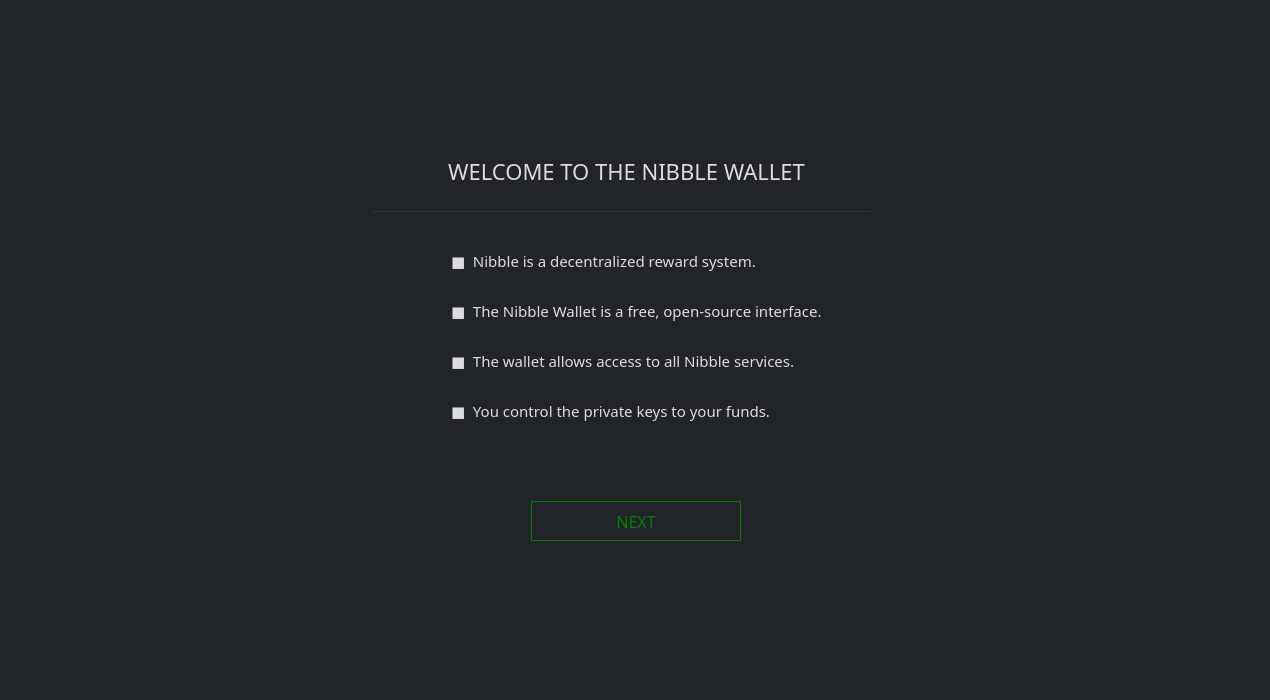
<?xml version="1.0" encoding="UTF-8"?>
<ui version="4.0">
 <class>WelcomeFrame</class>
 <widget class="QFrame" name="WelcomeFrame">
  <property name="geometry">
   <rect>
    <x>0</x>
    <y>0</y>
    <width>1270</width>
    <height>700</height>
   </rect>
  </property>
  <property name="minimumSize">
   <size>
    <width>1270</width>
    <height>700</height>
   </size>
  </property>
  <property name="font">
   <font>
    <family>Poppins</family>
    <pointsize>9</pointsize>
   </font>
  </property>
  <property name="windowTitle">
   <string>Welcome</string>
  </property>
  <property name="styleSheet">
   <string notr="true">color: #e5e5e5;
border: 0px; background-color: #212529; font-family: Poppins;</string>
  </property>
  <property name="frameShape">
   <enum>QFrame::StyledPanel</enum>
  </property>
  <property name="frameShadow">
   <enum>QFrame::Raised</enum>
  </property>
  <layout class="QVBoxLayout" name="verticalLayout">
   <item>
    <widget class="QGroupBox" name="groupBox">
     <property name="minimumSize">
      <size>
       <width>1300</width>
       <height>700</height>
      </size>
     </property>
     <property name="styleSheet">
      <string notr="true">border: 0px; color: #262626;</string>
     </property>
     <property name="title">
      <string/>
     </property>
     <widget class="QLabel" name="label_4">
      <property name="geometry">
       <rect>
        <x>-20</x>
        <y>130</y>
        <width>1281</width>
        <height>41</height>
       </rect>
      </property>
      <property name="font">
       <font>
        <family>Poppins</family>
        <pointsize>18</pointsize>
       </font>
      </property>
      <property name="styleSheet">
       <string notr="true">color: #ddd; background: transparent;</string>
      </property>
      <property name="text">
       <string>WELCOME TO THE NIBBLE WALLET</string>
      </property>
      <property name="alignment">
       <set>Qt::AlignCenter</set>
      </property>
     </widget>
     <widget class="QGroupBox" name="box1">
      <property name="geometry">
       <rect>
        <x>30</x>
        <y>100</y>
        <width>1200</width>
        <height>560</height>
       </rect>
      </property>
      <property name="title">
       <string/>
      </property>
      <widget class="QLabel" name="label_3">
       <property name="geometry">
        <rect>
         <x>410</x>
         <y>140</y>
         <width>401</width>
         <height>20</height>
        </rect>
       </property>
       <property name="font">
        <font>
         <family>Poppins</family>
         <pointsize>-1</pointsize>
        </font>
       </property>
       <property name="styleSheet">
        <string notr="true">color: #ddd;
font-size: 15px;</string>
       </property>
       <property name="text">
        <string>■  Nibble is a decentralized reward system.</string>
       </property>
      </widget>
      <widget class="QLabel" name="label_5">
       <property name="geometry">
        <rect>
         <x>410</x>
         <y>190</y>
         <width>401</width>
         <height>20</height>
        </rect>
       </property>
       <property name="font">
        <font>
         <family>Poppins</family>
         <pointsize>-1</pointsize>
        </font>
       </property>
       <property name="styleSheet">
        <string notr="true">color: #ddd;
font-size: 15px;</string>
       </property>
       <property name="text">
        <string>■  The Nibble Wallet is a free, open-source interface.</string>
       </property>
      </widget>
      <widget class="QLabel" name="label_8">
       <property name="geometry">
        <rect>
         <x>410</x>
         <y>240</y>
         <width>401</width>
         <height>20</height>
        </rect>
       </property>
       <property name="font">
        <font>
         <family>Poppins</family>
         <pointsize>-1</pointsize>
        </font>
       </property>
       <property name="styleSheet">
        <string notr="true">color: #ddd;
font-size: 15px;</string>
       </property>
       <property name="text">
        <string>■  The wallet allows access to all Nibble services.</string>
       </property>
      </widget>
      <widget class="QLabel" name="label_9">
       <property name="geometry">
        <rect>
         <x>410</x>
         <y>290</y>
         <width>401</width>
         <height>20</height>
        </rect>
       </property>
       <property name="font">
        <font>
         <family>Poppins</family>
         <pointsize>-1</pointsize>
        </font>
       </property>
       <property name="styleSheet">
        <string notr="true">color: #ddd;
font-size: 15px;</string>
       </property>
       <property name="text">
        <string>■  You control the private keys to your funds.</string>
       </property>
      </widget>
      <widget class="QPushButton" name="next1">
       <property name="geometry">
        <rect>
         <x>490</x>
         <y>390</y>
         <width>210</width>
         <height>40</height>
        </rect>
       </property>
       <property name="font">
        <font>
         <family>Poppins</family>
         <pointsize>-1</pointsize>
        </font>
       </property>
       <property name="styleSheet">
        <string notr="true">QPushButton#next1 {color: green; background-color: #212529; border: 1px solid green; font-size: 16px;}

QPushButton#next1:hover {color: green; background-color: #212529; border: 2px solid green; font-size: 16px;}</string>
       </property>
       <property name="text">
        <string>NEXT</string>
       </property>
      </widget>
      <widget class="Line" name="line_2">
       <property name="geometry">
        <rect>
         <x>330</x>
         <y>100</y>
         <width>500</width>
         <height>1</height>
        </rect>
       </property>
       <property name="styleSheet">
        <string notr="true">background-color: #333;</string>
       </property>
       <property name="orientation">
        <enum>Qt::Horizontal</enum>
       </property>
      </widget>
      <widget class="QLabel" name="label">
       <property name="geometry">
        <rect>
         <x>-10</x>
         <y>50</y>
         <width>1191</width>
         <height>21</height>
        </rect>
       </property>
       <property name="font">
        <font>
         <family>Poppins</family>
         <pointsize>-1</pointsize>
        </font>
       </property>
       <property name="styleSheet">
        <string notr="true">color: #ddd; 
font-size: 22px;
font-family: Poppins;</string>
       </property>
       <property name="text">
        <string>WELCOME TO THE NIBBLE WALLET</string>
       </property>
       <property name="alignment">
        <set>Qt::AlignCenter</set>
       </property>
      </widget>
      <zorder>label_5</zorder>
      <zorder>next1</zorder>
      <zorder>label_3</zorder>
      <zorder>label_8</zorder>
      <zorder>label_9</zorder>
      <zorder>line_2</zorder>
      <zorder>label</zorder>
     </widget>
     <widget class="QGroupBox" name="box2">
      <property name="geometry">
       <rect>
        <x>30</x>
        <y>100</y>
        <width>1200</width>
        <height>560</height>
       </rect>
      </property>
      <property name="title">
       <string/>
      </property>
      <widget class="QLabel" name="label_6">
       <property name="geometry">
        <rect>
         <x>320</x>
         <y>140</y>
         <width>581</width>
         <height>20</height>
        </rect>
       </property>
       <property name="font">
        <font>
         <family>Poppins</family>
         <pointsize>-1</pointsize>
        </font>
       </property>
       <property name="styleSheet">
        <string notr="true">color: #ddd;
font-size: 14px;</string>
       </property>
       <property name="text">
        <string>■  When creating a wallet, you are creating a set of cryptographic keys</string>
       </property>
      </widget>
      <widget class="QLabel" name="label_7">
       <property name="geometry">
        <rect>
         <x>340</x>
         <y>160</y>
         <width>521</width>
         <height>20</height>
        </rect>
       </property>
       <property name="font">
        <font>
         <family>Poppins</family>
         <pointsize>-1</pointsize>
        </font>
       </property>
       <property name="styleSheet">
        <string notr="true">color: #ddd;
font-size: 14px;</string>
       </property>
       <property name="text">
        <string>a seed, and a wallet address.</string>
       </property>
      </widget>
      <widget class="QLabel" name="label_12">
       <property name="geometry">
        <rect>
         <x>320</x>
         <y>200</y>
         <width>591</width>
         <height>20</height>
        </rect>
       </property>
       <property name="font">
        <font>
         <family>Poppins</family>
         <pointsize>-1</pointsize>
        </font>
       </property>
       <property name="styleSheet">
        <string notr="true">color: #ddd;
font-size: 14px;</string>
       </property>
       <property name="text">
        <string>■  If you send your public address to someone then they can send you Souls.</string>
       </property>
      </widget>
      <widget class="QLabel" name="label_13">
       <property name="geometry">
        <rect>
         <x>320</x>
         <y>300</y>
         <width>581</width>
         <height>20</height>
        </rect>
       </property>
       <property name="font">
        <font>
         <family>Poppins</family>
         <pointsize>-1</pointsize>
        </font>
       </property>
       <property name="styleSheet">
        <string notr="true">color: #ddd;
font-size: 14px;</string>
       </property>
       <property name="text">
        <string>■  The Nibble Developers have no access to your password, your keys, </string>
       </property>
      </widget>
      <widget class="QLabel" name="label_14">
       <property name="geometry">
        <rect>
         <x>340</x>
         <y>70</y>
         <width>481</width>
         <height>20</height>
        </rect>
       </property>
       <property name="font">
        <font>
         <family>Poppins</family>
         <pointsize>-1</pointsize>
        </font>
       </property>
       <property name="styleSheet">
        <string notr="true">color: #ddd;
font-size: 20px;</string>
       </property>
       <property name="text">
        <string>How does the Nibble Wallet work?</string>
       </property>
       <property name="alignment">
        <set>Qt::AlignCenter</set>
       </property>
      </widget>
      <widget class="QPushButton" name="next2">
       <property name="geometry">
        <rect>
         <x>490</x>
         <y>420</y>
         <width>210</width>
         <height>40</height>
        </rect>
       </property>
       <property name="font">
        <font>
         <family>Poppins</family>
         <pointsize>-1</pointsize>
        </font>
       </property>
       <property name="styleSheet">
        <string notr="true">QPushButton#next2 {color: green; background-color: #212529; border: 1px solid green; font-size: 16px;}

QPushButton#next2:hover {color: green; background-color: #212529; border: 2px solid green; font-size: 16px;}</string>
       </property>
       <property name="text">
        <string>NEXT</string>
       </property>
      </widget>
      <widget class="Line" name="line_3">
       <property name="geometry">
        <rect>
         <x>330</x>
         <y>100</y>
         <width>500</width>
         <height>1</height>
        </rect>
       </property>
       <property name="styleSheet">
        <string notr="true">background-color: #333;</string>
       </property>
       <property name="orientation">
        <enum>Qt::Horizontal</enum>
       </property>
      </widget>
      <widget class="QLabel" name="label_15">
       <property name="geometry">
        <rect>
         <x>320</x>
         <y>240</y>
         <width>591</width>
         <height>20</height>
        </rect>
       </property>
       <property name="font">
        <font>
         <family>Poppins</family>
         <pointsize>-1</pointsize>
        </font>
       </property>
       <property name="styleSheet">
        <string notr="true">color: #ddd;
font-size: 14px;</string>
       </property>
       <property name="text">
        <string>■  NEVER share your seed, keys, or wallet file with anyone.</string>
       </property>
      </widget>
      <widget class="QLabel" name="label_16">
       <property name="geometry">
        <rect>
         <x>340</x>
         <y>260</y>
         <width>551</width>
         <height>20</height>
        </rect>
       </property>
       <property name="font">
        <font>
         <family>Poppins</family>
         <pointsize>-1</pointsize>
        </font>
       </property>
       <property name="styleSheet">
        <string notr="true">color: #ddd;
font-size: 14px;</string>
       </property>
       <property name="text">
        <string>Doing so means they have complete control over your funds.</string>
       </property>
      </widget>
      <widget class="QLabel" name="label_17">
       <property name="geometry">
        <rect>
         <x>340</x>
         <y>320</y>
         <width>591</width>
         <height>20</height>
        </rect>
       </property>
       <property name="font">
        <font>
         <family>Poppins</family>
         <pointsize>-1</pointsize>
        </font>
       </property>
       <property name="styleSheet">
        <string notr="true">color: #ddd;
font-size: 14px;</string>
       </property>
       <property name="text">
        <string>or your seed. If you forget your password, or lose your seed, </string>
       </property>
      </widget>
      <widget class="QLabel" name="label_18">
       <property name="geometry">
        <rect>
         <x>340</x>
         <y>340</y>
         <width>621</width>
         <height>20</height>
        </rect>
       </property>
       <property name="font">
        <font>
         <family>Poppins</family>
         <pointsize>-1</pointsize>
        </font>
       </property>
       <property name="styleSheet">
        <string notr="true">color: #ddd;
font-size: 14px;</string>
       </property>
       <property name="text">
        <string>there is nothing we can do. Always keep a copy of your seed in a secure place.</string>
       </property>
      </widget>
     </widget>
     <widget class="QGroupBox" name="box3">
      <property name="geometry">
       <rect>
        <x>30</x>
        <y>100</y>
        <width>1200</width>
        <height>560</height>
       </rect>
      </property>
      <property name="title">
       <string/>
      </property>
      <widget class="QLabel" name="label_19">
       <property name="geometry">
        <rect>
         <x>410</x>
         <y>140</y>
         <width>551</width>
         <height>20</height>
        </rect>
       </property>
       <property name="font">
        <font>
         <family>Poppins</family>
         <pointsize>-1</pointsize>
        </font>
       </property>
       <property name="styleSheet">
        <string notr="true">color: #ddd;
font-size: 14px;</string>
       </property>
       <property name="text">
        <string>■  You are responsible for your own security.</string>
       </property>
      </widget>
      <widget class="QLabel" name="label_20">
       <property name="geometry">
        <rect>
         <x>410</x>
         <y>190</y>
         <width>551</width>
         <height>20</height>
        </rect>
       </property>
       <property name="font">
        <font>
         <family>Poppins</family>
         <pointsize>-1</pointsize>
        </font>
       </property>
       <property name="styleSheet">
        <string notr="true">color: #ddd;
font-size: 14px;</string>
       </property>
       <property name="text">
        <string>■  No one can recover or change your private keys or seed.</string>
       </property>
      </widget>
      <widget class="QLabel" name="label_21">
       <property name="geometry">
        <rect>
         <x>410</x>
         <y>240</y>
         <width>541</width>
         <height>20</height>
        </rect>
       </property>
       <property name="font">
        <font>
         <family>Poppins</family>
         <pointsize>-1</pointsize>
        </font>
       </property>
       <property name="styleSheet">
        <string notr="true">color: #ddd;
font-size: 14px;</string>
       </property>
       <property name="text">
        <string>■  No one can recover your password.</string>
       </property>
      </widget>
      <widget class="QLabel" name="label_22">
       <property name="geometry">
        <rect>
         <x>410</x>
         <y>290</y>
         <width>561</width>
         <height>20</height>
        </rect>
       </property>
       <property name="font">
        <font>
         <family>Poppins</family>
         <pointsize>-1</pointsize>
        </font>
       </property>
       <property name="styleSheet">
        <string notr="true">color: #ddd;
font-size: 14px;</string>
       </property>
       <property name="text">
        <string>■  No one can refund your transactions.</string>
       </property>
      </widget>
      <widget class="QLabel" name="label_23">
       <property name="geometry">
        <rect>
         <x>340</x>
         <y>70</y>
         <width>481</width>
         <height>20</height>
        </rect>
       </property>
       <property name="font">
        <font>
         <family>Poppins</family>
         <pointsize>-1</pointsize>
        </font>
       </property>
       <property name="styleSheet">
        <string notr="true">color: #ddd;
font-size: 20px;</string>
       </property>
       <property name="text">
        <string>only YOU are in control</string>
       </property>
       <property name="alignment">
        <set>Qt::AlignCenter</set>
       </property>
      </widget>
      <widget class="QPushButton" name="next3">
       <property name="geometry">
        <rect>
         <x>490</x>
         <y>410</y>
         <width>210</width>
         <height>40</height>
        </rect>
       </property>
       <property name="font">
        <font>
         <family>Poppins</family>
         <pointsize>-1</pointsize>
        </font>
       </property>
       <property name="styleSheet">
        <string notr="true">QPushButton#next3 {color: green; background-color: #212529; border: 1px solid green; font-size: 16px;}

QPushButton#next3:hover {color: green; background-color: #212529; border: 2px solid green; font-size: 16px;}</string>
       </property>
       <property name="text">
        <string>NEXT</string>
       </property>
      </widget>
      <widget class="Line" name="line_4">
       <property name="geometry">
        <rect>
         <x>330</x>
         <y>100</y>
         <width>500</width>
         <height>1</height>
        </rect>
       </property>
       <property name="styleSheet">
        <string notr="true">background-color: #333;</string>
       </property>
       <property name="orientation">
        <enum>Qt::Horizontal</enum>
       </property>
      </widget>
      <widget class="QLabel" name="label_24">
       <property name="geometry">
        <rect>
         <x>410</x>
         <y>340</y>
         <width>601</width>
         <height>20</height>
        </rect>
       </property>
       <property name="font">
        <font>
         <family>Poppins</family>
         <pointsize>-1</pointsize>
        </font>
       </property>
       <property name="styleSheet">
        <string notr="true">color: #ddd;
font-size: 14px;</string>
       </property>
       <property name="text">
        <string>■  No one can freeze your funds.</string>
       </property>
      </widget>
     </widget>
     <widget class="QGroupBox" name="box4">
      <property name="geometry">
       <rect>
        <x>30</x>
        <y>100</y>
        <width>1200</width>
        <height>560</height>
       </rect>
      </property>
      <property name="title">
       <string/>
      </property>
      <widget class="QLabel" name="label_29">
       <property name="geometry">
        <rect>
         <x>340</x>
         <y>60</y>
         <width>481</width>
         <height>31</height>
        </rect>
       </property>
       <property name="font">
        <font>
         <family>Poppins</family>
         <pointsize>-1</pointsize>
        </font>
       </property>
       <property name="styleSheet">
        <string notr="true">color: #ddd;
font-size: 20px;</string>
       </property>
       <property name="text">
        <string>Getting Started</string>
       </property>
       <property name="alignment">
        <set>Qt::AlignCenter</set>
       </property>
      </widget>
      <widget class="Line" name="line_5">
       <property name="geometry">
        <rect>
         <x>330</x>
         <y>100</y>
         <width>500</width>
         <height>1</height>
        </rect>
       </property>
       <property name="styleSheet">
        <string notr="true">background-color: #333;</string>
       </property>
       <property name="orientation">
        <enum>Qt::Horizontal</enum>
       </property>
      </widget>
      <widget class="QPushButton" name="pushButton">
       <property name="geometry">
        <rect>
         <x>100</x>
         <y>200</y>
         <width>210</width>
         <height>30</height>
        </rect>
       </property>
       <property name="font">
        <font>
         <family>Poppins</family>
         <pointsize>-1</pointsize>
        </font>
       </property>
       <property name="styleSheet">
        <string notr="true">color: #ddd; border: 1px solid green; font-size: 12px; border-radius: 5px; font-family: 'Poppins';</string>
       </property>
       <property name="text">
        <string>CREATE NEW WALLET</string>
       </property>
      </widget>
      <widget class="QPushButton" name="pushButton_2">
       <property name="geometry">
        <rect>
         <x>490</x>
         <y>200</y>
         <width>210</width>
         <height>30</height>
        </rect>
       </property>
       <property name="font">
        <font>
         <family>Poppins</family>
         <pointsize>-1</pointsize>
        </font>
       </property>
       <property name="styleSheet">
        <string notr="true">color: #ddd; border: 1px solid green; font-size: 12px; border-radius: 5px; font-family: 'Poppins';</string>
       </property>
       <property name="text">
        <string>OPEN EXISTING WALLET</string>
       </property>
      </widget>
      <widget class="QPushButton" name="spendkeyButton">
       <property name="geometry">
        <rect>
         <x>370</x>
         <y>380</y>
         <width>210</width>
         <height>30</height>
        </rect>
       </property>
       <property name="font">
        <font>
         <family>Poppins</family>
         <pointsize>-1</pointsize>
        </font>
       </property>
       <property name="styleSheet">
        <string notr="true">color: #ddd; border: 1px solid green; font-size: 12px; border-radius: 5px; font-family: 'Poppins';</string>
       </property>
       <property name="text">
        <string>IMPORT PRIVATE KEYS</string>
       </property>
      </widget>
      <widget class="QPushButton" name="guikeyButton">
       <property name="geometry">
        <rect>
         <x>600</x>
         <y>380</y>
         <width>210</width>
         <height>30</height>
        </rect>
       </property>
       <property name="font">
        <font>
         <family>Poppins</family>
         <pointsize>-1</pointsize>
        </font>
       </property>
       <property name="styleSheet">
        <string notr="true">color: #ddd; border: 1px solid green; font-size: 12px; border-radius: 5px; font-family: 'Poppins';</string>
       </property>
       <property name="text">
        <string>IMPORT GUI KEY</string>
       </property>
      </widget>
      <widget class="QPushButton" name="seedButton">
       <property name="geometry">
        <rect>
         <x>840</x>
         <y>200</y>
         <width>210</width>
         <height>30</height>
        </rect>
       </property>
       <property name="font">
        <font>
         <family>Poppins</family>
         <pointsize>-1</pointsize>
        </font>
       </property>
       <property name="styleSheet">
        <string notr="true">color: #ddd; border: 1px solid green; font-size: 12px; border-radius: 5px; font-family: 'Poppins';</string>
       </property>
       <property name="text">
        <string>IMPORT SEED</string>
       </property>
      </widget>
      <widget class="QLabel" name="label_25">
       <property name="geometry">
        <rect>
         <x>30</x>
         <y>140</y>
         <width>351</width>
         <height>31</height>
        </rect>
       </property>
       <property name="font">
        <font>
         <family>Poppins</family>
         <pointsize>-1</pointsize>
        </font>
       </property>
       <property name="styleSheet">
        <string notr="true">color: #ddd;
font-size: 14px;</string>
       </property>
       <property name="text">
        <string>Create a new wallet address along with</string>
       </property>
       <property name="alignment">
        <set>Qt::AlignCenter</set>
       </property>
      </widget>
      <widget class="QLabel" name="label_26">
       <property name="geometry">
        <rect>
         <x>420</x>
         <y>140</y>
         <width>351</width>
         <height>31</height>
        </rect>
       </property>
       <property name="font">
        <font>
         <family>Poppins</family>
         <pointsize>-1</pointsize>
        </font>
       </property>
       <property name="styleSheet">
        <string notr="true">color: #ddd;
font-size: 14px;</string>
       </property>
       <property name="text">
        <string>Already have a wallet? open the wallet</string>
       </property>
       <property name="alignment">
        <set>Qt::AlignCenter</set>
       </property>
      </widget>
      <widget class="QLabel" name="label_27">
       <property name="geometry">
        <rect>
         <x>770</x>
         <y>140</y>
         <width>351</width>
         <height>31</height>
        </rect>
       </property>
       <property name="font">
        <font>
         <family>Poppins</family>
         <pointsize>-1</pointsize>
        </font>
       </property>
       <property name="styleSheet">
        <string notr="true">color: #ddd;
font-size: 14px;</string>
       </property>
       <property name="text">
        <string>Import an existing wallet with the secret</string>
       </property>
       <property name="alignment">
        <set>Qt::AlignCenter</set>
       </property>
      </widget>
      <widget class="QLabel" name="label_28">
       <property name="geometry">
        <rect>
         <x>30</x>
         <y>170</y>
         <width>351</width>
         <height>21</height>
        </rect>
       </property>
       <property name="font">
        <font>
         <family>Poppins</family>
         <pointsize>-1</pointsize>
        </font>
       </property>
       <property name="styleSheet">
        <string notr="true">color: #ddd;
font-size: 14px;</string>
       </property>
       <property name="text">
        <string>a secret seed phrase</string>
       </property>
       <property name="alignment">
        <set>Qt::AlignCenter</set>
       </property>
      </widget>
      <widget class="QLabel" name="label_30">
       <property name="geometry">
        <rect>
         <x>770</x>
         <y>170</y>
         <width>351</width>
         <height>21</height>
        </rect>
       </property>
       <property name="font">
        <font>
         <family>Poppins</family>
         <pointsize>-1</pointsize>
        </font>
       </property>
       <property name="styleSheet">
        <string notr="true">color: #ddd;
font-size: 14px;</string>
       </property>
       <property name="text">
        <string>seed phrase and access your Souls</string>
       </property>
       <property name="alignment">
        <set>Qt::AlignCenter</set>
       </property>
      </widget>
      <widget class="QLabel" name="label_31">
       <property name="geometry">
        <rect>
         <x>420</x>
         <y>170</y>
         <width>351</width>
         <height>21</height>
        </rect>
       </property>
       <property name="font">
        <font>
         <family>Poppins</family>
         <pointsize>-1</pointsize>
        </font>
       </property>
       <property name="styleSheet">
        <string notr="true">color: #ddd;
font-size: 14px;</string>
       </property>
       <property name="text">
        <string>and access your assets</string>
       </property>
       <property name="alignment">
        <set>Qt::AlignCenter</set>
       </property>
      </widget>
      <widget class="QLabel" name="label_32">
       <property name="geometry">
        <rect>
         <x>340</x>
         <y>310</y>
         <width>511</width>
         <height>31</height>
        </rect>
       </property>
       <property name="font">
        <font>
         <family>Poppins</family>
         <pointsize>-1</pointsize>
        </font>
       </property>
       <property name="styleSheet">
        <string notr="true">color: #ddd;
font-size: 14px;</string>
       </property>
       <property name="text">
        <string>advanced users can import using other keys</string>
       </property>
       <property name="alignment">
        <set>Qt::AlignCenter</set>
       </property>
      </widget>
      <widget class="Line" name="line_6">
       <property name="geometry">
        <rect>
         <x>340</x>
         <y>360</y>
         <width>500</width>
         <height>1</height>
        </rect>
       </property>
       <property name="styleSheet">
        <string notr="true">background-color: #333;</string>
       </property>
       <property name="orientation">
        <enum>Qt::Horizontal</enum>
       </property>
      </widget>
     </widget>
     <zorder>label_4</zorder>
     <zorder>box2</zorder>
     <zorder>box3</zorder>
     <zorder>box4</zorder>
     <zorder>box1</zorder>
    </widget>
   </item>
  </layout>
 </widget>
 <resources/>
 <connections>
  <connection>
   <sender>pushButton</sender>
   <signal>clicked()</signal>
   <receiver>WelcomeFrame</receiver>
   <slot>createWallet()</slot>
   <hints>
    <hint type="sourcelabel">
     <x>244</x>
     <y>248</y>
    </hint>
    <hint type="destinationlabel">
     <x>379</x>
     <y>234</y>
    </hint>
   </hints>
  </connection>
  <connection>
   <sender>pushButton_2</sender>
   <signal>clicked()</signal>
   <receiver>WelcomeFrame</receiver>
   <slot>openWallet()</slot>
   <hints>
    <hint type="sourcelabel">
     <x>474</x>
     <y>248</y>
    </hint>
    <hint type="destinationlabel">
     <x>379</x>
     <y>234</y>
    </hint>
   </hints>
  </connection>
  <connection>
   <sender>seedButton</sender>
   <signal>clicked()</signal>
   <receiver>WelcomeFrame</receiver>
   <slot>importSeed()</slot>
   <hints>
    <hint type="sourcelabel">
     <x>403</x>
     <y>308</y>
    </hint>
    <hint type="destinationlabel">
     <x>408</x>
     <y>308</y>
    </hint>
   </hints>
  </connection>
  <connection>
   <sender>guikeyButton</sender>
   <signal>clicked()</signal>
   <receiver>WelcomeFrame</receiver>
   <slot>importKey()</slot>
   <hints>
    <hint type="sourcelabel">
     <x>403</x>
     <y>368</y>
    </hint>
    <hint type="destinationlabel">
     <x>408</x>
     <y>308</y>
    </hint>
   </hints>
  </connection>
  <connection>
   <sender>spendkeyButton</sender>
   <signal>clicked()</signal>
   <receiver>WelcomeFrame</receiver>
   <slot>importsecretkeys()</slot>
   <hints>
    <hint type="sourcelabel">
     <x>403</x>
     <y>428</y>
    </hint>
    <hint type="destinationlabel">
     <x>408</x>
     <y>308</y>
    </hint>
   </hints>
  </connection>
  <connection>
   <sender>next1</sender>
   <signal>clicked()</signal>
   <receiver>WelcomeFrame</receiver>
   <slot>nextOne()</slot>
   <hints>
    <hint type="sourcelabel">
     <x>633</x>
     <y>518</y>
    </hint>
    <hint type="destinationlabel">
     <x>634</x>
     <y>349</y>
    </hint>
   </hints>
  </connection>
  <connection>
   <sender>next2</sender>
   <signal>clicked()</signal>
   <receiver>WelcomeFrame</receiver>
   <slot>nextTwo()</slot>
   <hints>
    <hint type="sourcelabel">
     <x>633</x>
     <y>548</y>
    </hint>
    <hint type="destinationlabel">
     <x>634</x>
     <y>349</y>
    </hint>
   </hints>
  </connection>
  <connection>
   <sender>next3</sender>
   <signal>clicked()</signal>
   <receiver>WelcomeFrame</receiver>
   <slot>nextThree()</slot>
   <hints>
    <hint type="sourcelabel">
     <x>633</x>
     <y>538</y>
    </hint>
    <hint type="destinationlabel">
     <x>634</x>
     <y>349</y>
    </hint>
   </hints>
  </connection>
 </connections>
 <slots>
  <signal>createWalletClickedSignal()</signal>
  <signal>openWalletClickedSignal()</signal>
  <slot>okClicked()</slot>
  <slot>passwordChanged(QString)</slot>
  <slot>nextOne()</slot>
  <slot>nextTwo()</slot>
  <slot>nextThree()</slot>
 </slots>
</ui>
